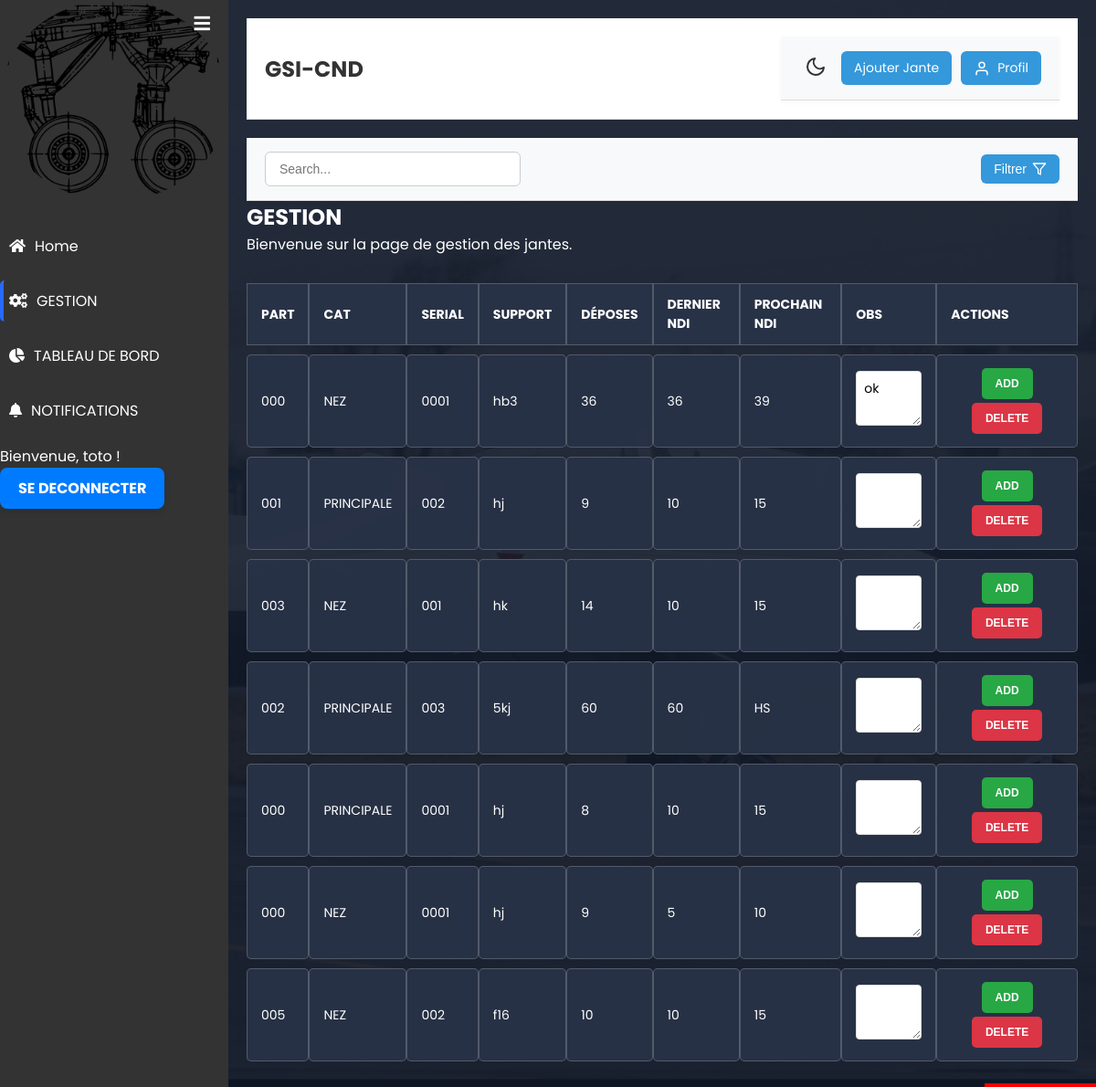
The page /gestion/ (signed in) on the database as committed earlier.
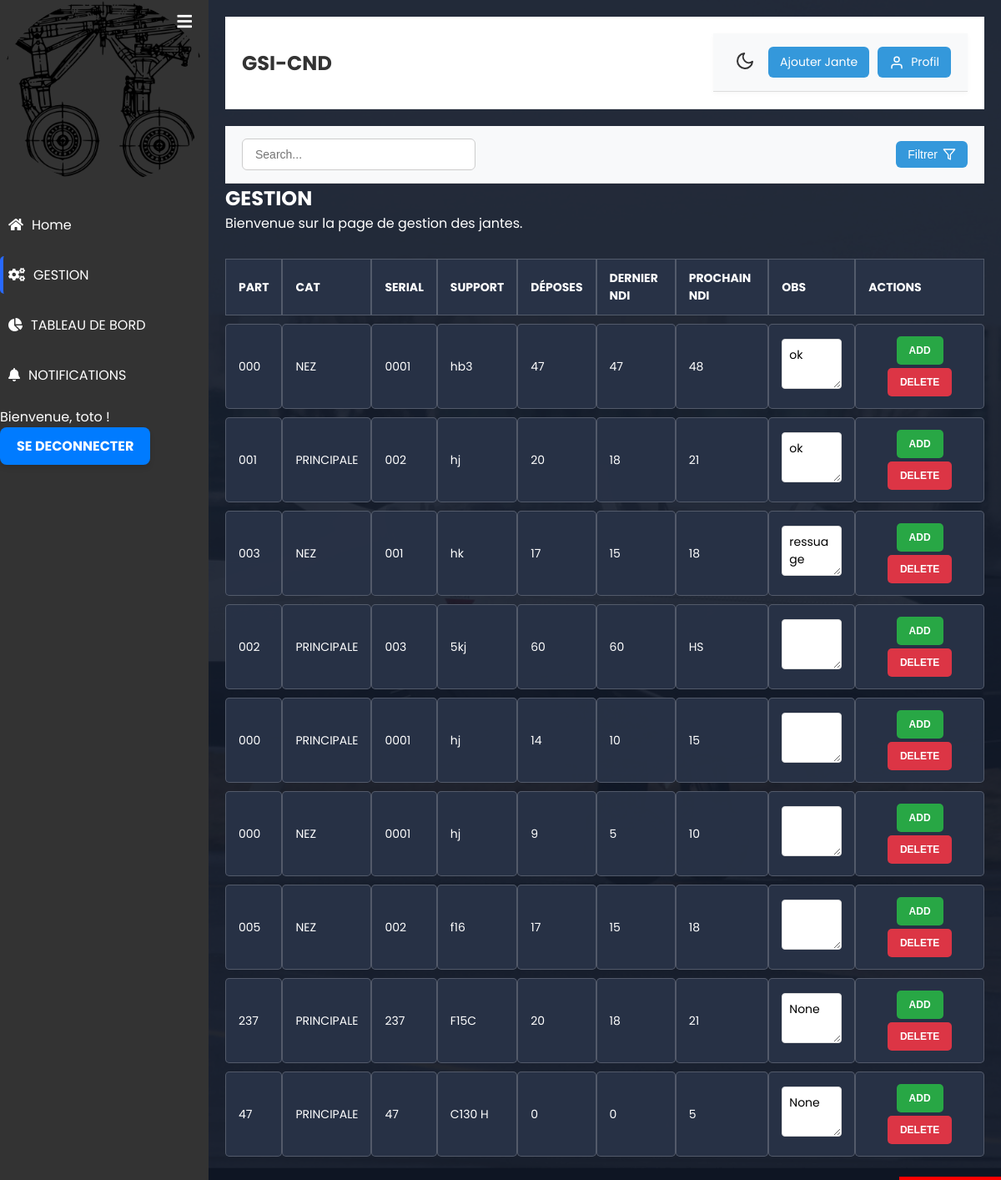
The same page on the database as committed later.
### blog/models.py (models this page shows, shortened)
class Jante(models.Model):
    part_number = models.CharField(max_length=100)
    category = models.CharField(max_length=50, choices=[('NEZ', 'NEZ'), ('PRINCIPALE', 'PRINCIPALE')])
    serial_number = models.CharField(max_length=100)
    support = models.CharField(max_length=50)
    nombre_de_deposes = models.IntegerField(default=0)
    dernier_ndi = models.IntegerField(default=0)
    prochain_ndi = models.CharField(max_length=10, default="5")
    obs = models.TextField(blank=True, null=True)

### blog/views.py (the view)
# urls.py: path('gestion/', views.gestion_view, name='gestion'),  # Page GESTION avec le tableau
@login_required
def gestion_view(request):
    has_unread_notifications = Notification.objects.filter(is_read=False).exists()
    jantes = Jante.objects.all()
    return render(request, 'blog/gestion.html', {
        'jantes': jantes,
        'has_unread_notifications': has_unread_notifications,
    })

### blog/context_processors.py (called while the page is built)
def notifications_processor(request):
    if request.user.is_authenticated:
        return {
            'notifications': Notification.objects.filter(is_read=False).order_by('-created_at')
        }
    return {}  # Ne retourne rien si l'utilisateur n'est pas connecté

### blog/templates/blog/gestion.html (shortened to what this page needs)
{% extends "blog/base_blog.html" %}
{% block content %}
<h2>GESTION</h2>
<p>Bienvenue sur la page de gestion des jantes.</p>
{% include "blog/tableau.html" %}
{% endblock content %}

### blog/templates/blog/tableau.html
<table id="products-table" class="products-table">
    <thead>
        <tr>
            <th>PART</th>
            <th>CAT</th>
            <th>SERIAL</th>
            <th>SUPPORT</th>
            <th>DÉPOSES</th>
            <th>DERNIER NDI</th>
            <th>PROCHAIN NDI</th>
            <th>OBS</th>
            <th>ACTIONS</th>
        </tr>
    </thead>
    <tbody>
        {% for jante in jantes %}
        <tr data-jante-id="{{ jante.id }}">
            <td>{{ jante.part_number|truncatechars:10 }}</td>
            <td>{{ jante.category }}</td>
            <td>{{ jante.serial_number|truncatechars:8 }}</td>
            <td>{{ jante.support|truncatechars:8 }}</td>
            <td>{{ jante.nombre_de_deposes }}</td>
            <td>{{ jante.dernier_ndi }}</td>
            <td>{{ jante.prochain_ndi }}</td>
            <td>
                <textarea class="obs-input"
                          data-jante-id="{{ jante.id }}"
                          onblur="updateObs(this)">{{ jante.obs }}</textarea>
            </td>
            <td class="action-cell">
                <button class="btn-action add" onclick="handleAdd('{{ jante.serial_number }}', {{ jante.id }}, this)">ADD</button>
                <button class="btn-action delete" onclick="handleDelete('{{ jante.serial_number }}', {{ jante.id }}, this)">DELETE</button>
            </td>
        </tr>
        {% endfor %}
    </tbody>
</table>

Rows that differ between the two databases and show on the page:
changed Jante "hb3": nombre_de_deposes "36" → "47"; dernier_ndi "36" → "47"; prochain_ndi "39" → "48"
changed Jante (number 2 of 9 on the later page): nombre_de_deposes "9" → "20"; dernier_ndi "10" → "18"; prochain_ndi "15" → "21"; id (not shown) → "ok"
changed Jante "hk": nombre_de_deposes "14" → "17"; dernier_ndi "10" → "15"; prochain_ndi "15" → "18"; id (not shown) → "ressuage"
changed Jante (number 5 of 9 on the later page): nombre_de_deposes "8" → "14"
changed Jante (number 7 of 9 on the later page): nombre_de_deposes "10" → "17"; dernier_ndi "10" → "15"; prochain_ndi "15" → "18"
added Jante: part_number "237", category "PRINCIPALE", serial_number "237", support "F15C", nombre_de_deposes "20", dernier_ndi "18", prochain_ndi "21", id "None"
added Jante: part_number "47", category "PRINCIPALE", serial_number "47", support "C130 H", nombre_de_deposes "0", dernier_ndi "0", prochain_ndi "5", id "None"
